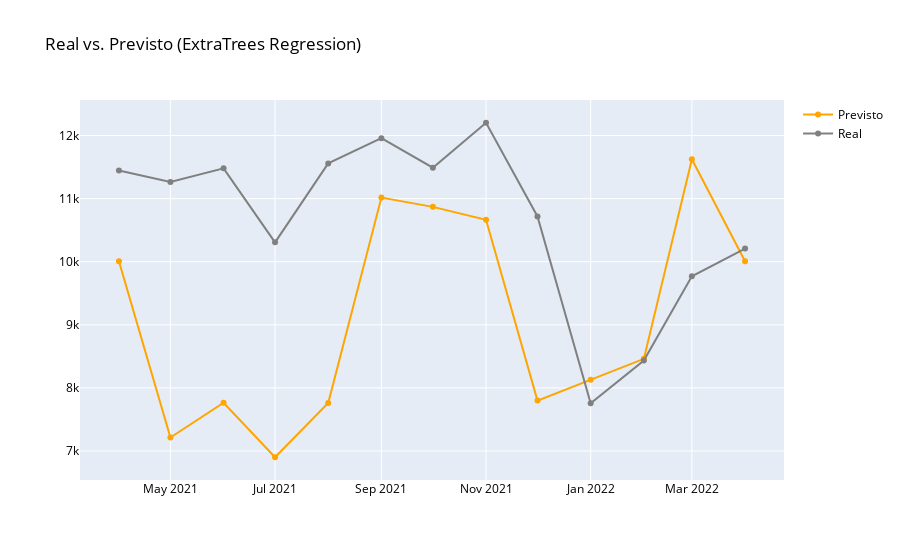

The code cell stored with this chart in its notebook:
### Code cell
fig = go.Figure(data=[
    go.Scatter(name='Previsto', x=df_r_teste['data'], y=pred_teste_et_tuned, marker={'color': 'orange'}),
    go.Scatter(name='Real', x=df_r_teste['data'], y=y_r_teste, marker={'color': 'gray'})
    ])
fig.update_layout(font=dict(color='black'), title_text='Real vs. Previsto (ExtraTrees Regression)')
fig.show()

### Figure 1 — Plotly figure (JSON) as saved in the notebook; plotly's stock layout.template omitted (floating-point values rounded to 4 significant figures)
{"data": [{"marker": {"color": "orange"}, "name": "Previsto", "type": "scatter", "x": ["2021-04-01", "2021-05-01", "2021-06-01", "2021-07-01", "2021-08-01", "2021-09-01", "2021-10-01", "2021-11-01", "2021-12-01", "2022-01-01", "2022-02-01", "2022-03-01", "2022-04-01"], "y": [10010.0, 7214.0, 7765.0, 6901.0, 7760.0, 11020.0, 10870.0, 10660.0, 7799.0, 8130.0, 8460.0, 11620.0, 10010.0]}, {"marker": {"color": "gray"}, "name": "Real", "type": "scatter", "x": ["2021-04-01", "2021-05-01", "2021-06-01", "2021-07-01", "2021-08-01", "2021-09-01", "2021-10-01", "2021-11-01", "2021-12-01", "2022-01-01", "2022-02-01", "2022-03-01", "2022-04-01"], "y": [11447, 11263, 11480, 10307, 11559, 11959, 11491, 12203, 10718, 7757, 8433, 9770, 10208]}], "layout": {"font": {"color": "black"}, "title": {"text": "Real vs. Previsto (ExtraTrees Regression)"}}}
